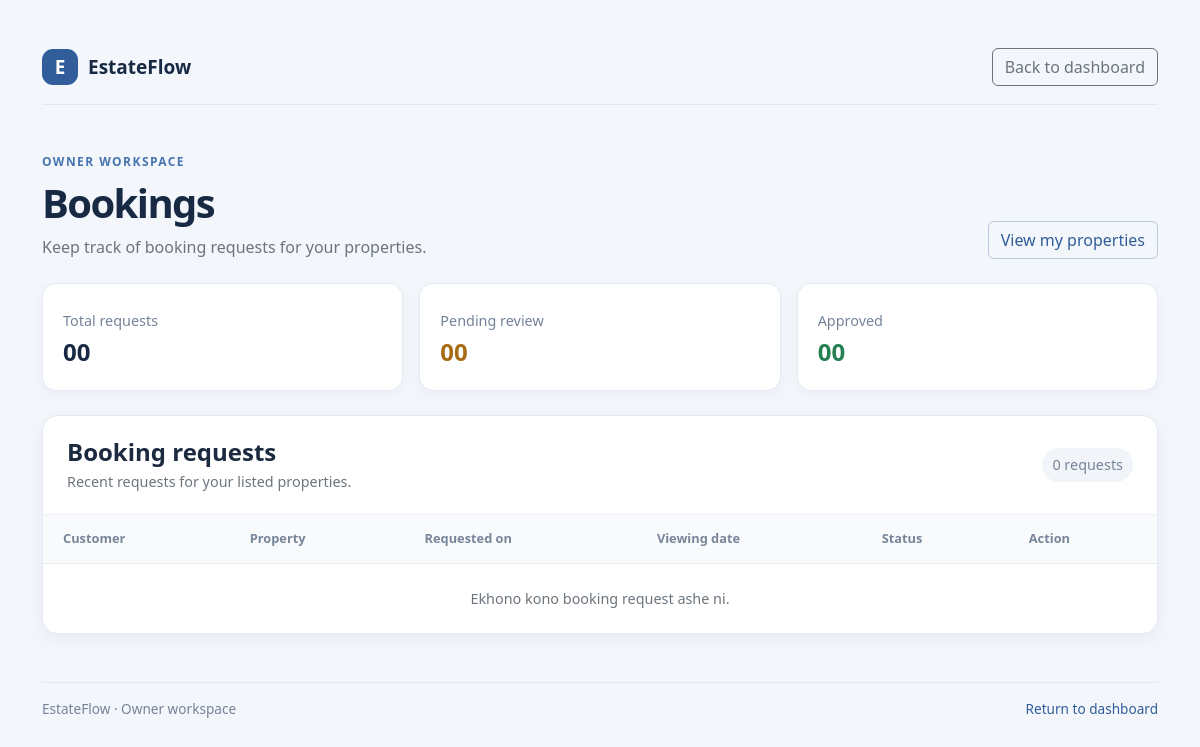
Page /backend/owner/property_crud/bookings.php (signed in) on the earlier database version.
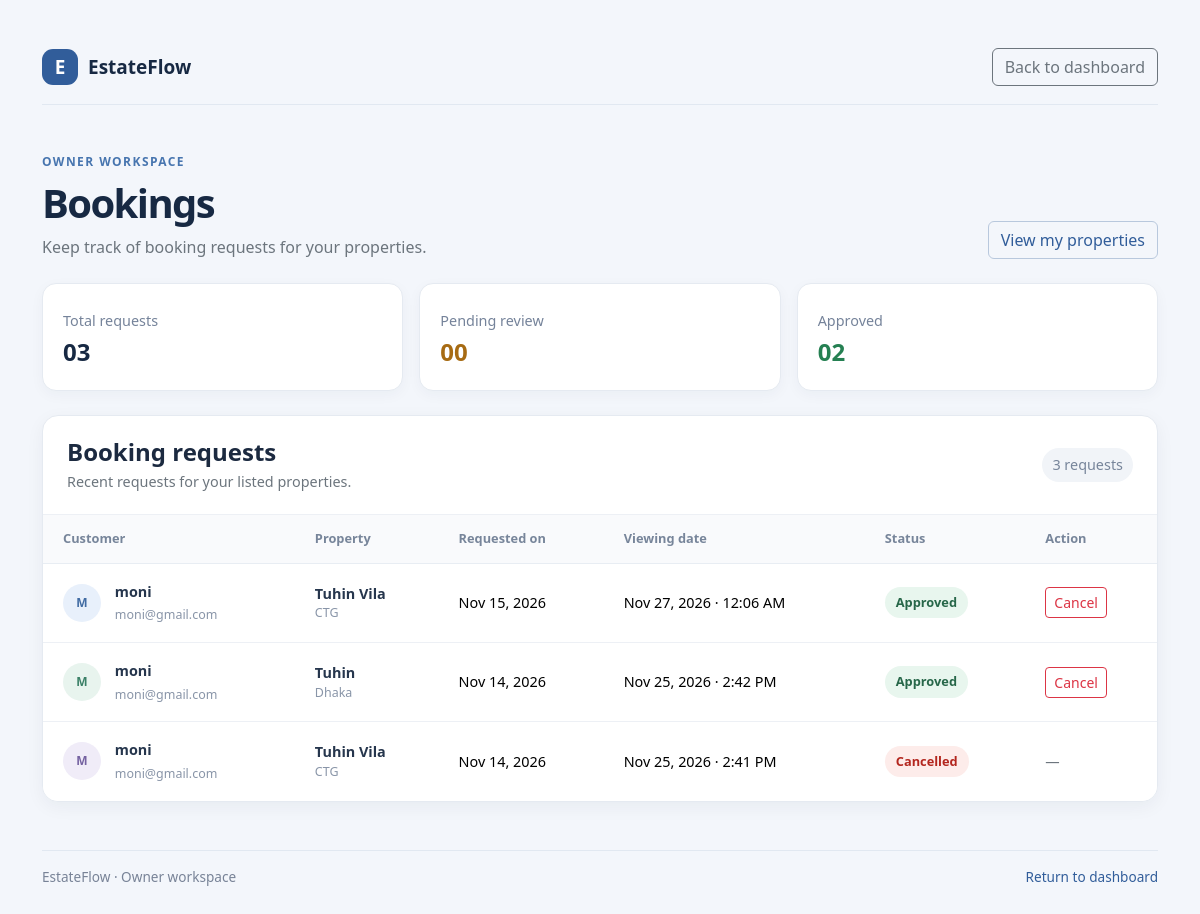
Same page on the later database version.
### tables this page shows
CREATE TABLE `bookings` (
  `booking_id` bigint UNSIGNED NOT NULL,
  `property_id` bigint UNSIGNED NOT NULL,
  `customer_id` bigint UNSIGNED NOT NULL,
  `booking_date` datetime NOT NULL,
  `status` enum('pending','approved','cancelled') NOT NULL DEFAULT 'pending',
  `created_at` datetime NOT NULL DEFAULT CURRENT_TIMESTAMP
);

CREATE TABLE `users` (
  `user_id` bigint UNSIGNED NOT NULL,
  `name` varchar(100) NOT NULL,
  `email` varchar(100) NOT NULL,
  `password_hash` varchar(255) NOT NULL,
  `phone` varchar(20) DEFAULT NULL,
  `status` enum('active','inactive') NOT NULL DEFAULT 'active',
  `created_at` datetime NOT NULL DEFAULT CURRENT_TIMESTAMP,
  `role` enum('admin','customer','agent','owner') NOT NULL
);

CREATE TABLE `properties` (
  `property_id` bigint UNSIGNED NOT NULL,
  `owner_id` bigint UNSIGNED NOT NULL,
  `title` varchar(100) NOT NULL,
  `property_type` enum('flat','land','commercial') NOT NULL,
  `address` varchar(255) NOT NULL,
  `area_sqft` decimal(10,2) DEFAULT NULL,
  `price` decimal(12,2) DEFAULT NULL,
  `monthly_rent` decimal(12,2) DEFAULT NULL,
  `flat_details` varchar(100) NOT NULL,
  `status` enum('available','sold','rented') NOT NULL DEFAULT 'available',
  `description` text,
  `created_at` datetime NOT NULL DEFAULT CURRENT_TIMESTAMP,
  `imagas` varchar(100) NOT NULL
);

### backend/owner/property_crud/bookings.php (the view, shortened to what this page needs)
<?php
include_once 'dbconfig.php';
$owner_id = (int)$_SESSION['user_id'];
$stmt = $conn->prepare("SELECT b.booking_id, b.booking_date, b.status, b.created_at,
                               p.title, p.address,
                               u.name AS customer_name, u.email AS customer_email
                        FROM bookings b
                        JOIN properties p ON p.property_id = b.property_id
                        JOIN customers c  ON c.customer_id = b.customer_id
                        JOIN users u      ON u.user_id = c.user_id
                        WHERE p.owner_id = ?
                        ORDER BY b.created_at DESC");
$stmt->bind_param('i', $owner_id);
$stmt->execute();
$bookings = $stmt->get_result()->fetch_all(MYSQLI_ASSOC);
$total    = count($bookings);
$pending  = count(array_filter($bookings, fn($b) => $b['status'] === 'pending'));
$approved = count(array_filter($bookings, fn($b) => $b['status'] === 'approved'));
$avatars = ['avatar-blue', 'avatar-green', 'avatar-purple', 'avatar-amber'];
$labels  = ['pending' => 'Pending review', 'approved' => 'Approved', 'cancelled' => 'Cancelled'];
function initials($name) {
  $parts = preg_split('/\s+/', trim($name));
  $out = strtoupper(mb_substr($parts[0] ?? '', 0, 1));
  return $out ?: '?';
}
function h($s) { return htmlspecialchars((string)$s); }
?>
<!doctype html>
<html lang="en">
<head>
    <link href="https://cdn.jsdelivr.net/npm/bootstrap@5.3.3/dist/css/bootstrap.min.css" rel="stylesheet">
    <link rel="stylesheet" href="../assets/css/owner/bookings.css">
</head>
<body class="owner-bookings-page">
    <main class="container py-4 py-lg-5">
        <nav class="page-nav d-flex align-items-center justify-content-between mb-5" aria-label="Page navigation">
            <a class="brand-mark text-decoration-none" href="../owner_dashboard.php">
                <span class="brand-icon" aria-hidden="true">E</span>
                <span>EstateFlow</span>
            </a>
            <a class="btn btn-outline-secondary" href="../owner_dashboard.php">Back to dashboard</a>
        </nav>
        <header class="d-flex flex-column flex-md-row align-items-md-end justify-content-between gap-3 mb-4">
            <div>
                <p class="eyebrow mb-2">OWNER WORKSPACE</p>
                <h1 class="display-6 fw-bold mb-2">Bookings</h1>
                <p class="text-secondary mb-0">Keep track of booking requests for your properties.</p>
            </div>
            <a class="btn btn-outline-primary" href="myproperty.php">View my properties</a>
        </header>
        <section class="row g-3 mb-4" aria-label="Booking totals">
            <div class="col-12 col-sm-4">
                <article class="summary-card h-100">
                    <span class="summary-label">Total requests</span>
                    <strong><?= str_pad($total, 2, '0', STR_PAD_LEFT) ?></strong>
                </article>
            </div>
            <div class="col-12 col-sm-4">
                <article class="summary-card h-100">
                    <span class="summary-label">Pending review</span>
                    <strong class="status-text-pending"><?= str_pad($pending, 2, '0', STR_PAD_LEFT) ?></strong>
                </article>
            </div>
            <div class="col-12 col-sm-4">
                <article class="summary-card h-100">
                    <span class="summary-label">Approved</span>
                    <strong class="status-text-approved"><?= str_pad($approved, 2, '0', STR_PAD_LEFT) ?></strong>
                </article>
            </div>
        </section>
        <section class="booking-panel" aria-labelledby="booking-list-title">
            <div class="booking-panel-heading d-flex flex-wrap align-items-center justify-content-between gap-2">
                <div>
                    <h2 id="booking-list-title" class="h4 mb-1">Booking requests</h2>
                    <p class="text-secondary mb-0">Recent requests for your listed properties.</p>
                </div>
                <span class="request-count"><?= $total ?> request<?= $total === 1 ? '' : 's' ?></span>
            </div>
            <div class="table-responsive">
                <table class="table align-middle mb-0">
                    <thead>
                        <tr>
                            <th scope="col">Customer</th>
                            <th scope="col">Property</th>
                            <th scope="col">Requested on</th>
                            <th scope="col">Viewing date</th>
                            <th scope="col">Status</th>
                            <th scope="col">Action</th>
                        </tr>
                    </thead>
                    <tbody>
                    <?php if ($total === 0): ?>
                        <tr><td colspan="6" class="text-center text-secondary py-4">Ekhono kono booking request ashe ni.</td></tr>
                    <?php else: ?>
                        <?php foreach ($bookings as $i => $b): ?>
                        <tr>
                            <td>
                                <span class="customer-avatar <?= $avatars[$i % 4] ?>" aria-hidden="true"><?= h(initials($b['customer_name'])) ?></span>
                                <span class="customer-info"><strong><?= h($b['customer_name']) ?></strong><small><?= h($b['customer_email']) ?></small></span>
                            </td>
                            <td><strong><?= h($b['title']) ?></strong><small><?= h($b['address']) ?></small></td>
                            <td><?= h(date('M d, Y', strtotime($b['created_at']))) ?></td>
                            <td><?= h(date('M d, Y · g:i A', strtotime($b['booking_date']))) ?></td>
                            <td><span class="status-badge status-<?= h($b['status']) ?>"><?= h($labels[$b['status']] ?? ucfirst($b['status'])) ?></span></td>
                            <td>
                                <?php if ($b['status'] === 'pending'): ?>
                                    <form class="action-form" method="post">
                                        <input type="hidden" name="booking_id" value="<?= (int)$b['booking_id'] ?>">
                                        <button class="btn btn-sm btn-success" name="action" value="approve" type="submit">Approve</button>
                                        <button class="btn btn-sm btn-outline-danger" name="action" value="cancel" type="submit"
                                                onclick="return confirm('Ei booking cancel korben?');">Cancel</button>
                                    </form>
                                <?php elseif ($b['status'] === 'approved'): ?>
                                    <form class="action-form" method="post">
                                        <button class="btn btn-sm btn-outline-danger" name="action" value="cancel" type="submit"
                                                onclick="return confirm('Ei booking cancel korben?');">Cancel</button>
                                    </form>
                                <?php else: ?>
                                    <span class="text-secondary">—</span>
                                <?php endif; ?>
                            </td>
                        </tr>
                        <?php endforeach; ?>
                    <?php endif; ?>
                    </tbody>
                </table>
            </div>
        </section>
        <footer class="page-footer mt-5 pt-3">
            <span>EstateFlow · Owner workspace</span>
            <a href="../owner_dashboard.php">Return to dashboard</a>
        </footer>
    </main>
</body>
</html>

### backend/owner/assets/css/owner/bookings.css (style rules this page uses)
.owner-bookings-page { min-height: 100vh; background: #f3f6fb; color: #172943; }
.owner-bookings-page .page-nav { padding-bottom: 18px; border-bottom: 1px solid #e1e8f1; }
.owner-bookings-page .brand-mark { display: inline-flex; align-items: center; gap: 10px; color: #172943; font-size: 19px; font-weight: 700; }
.owner-bookings-page .brand-icon { display: grid; width: 36px; height: 36px; place-items: center; border-radius: 11px; color: #fff; background: #315d9a; }
.owner-bookings-page .eyebrow { color: #4775af; font-size: 0.75rem; font-weight: 700; letter-spacing: 0.12em; }
.owner-bookings-page h1 { color: #172943; letter-spacing: -0.04em; }
.owner-bookings-page .btn-outline-primary { border-color: #b8c8dd; color: #315d9a; }
.owner-bookings-page .summary-card { display: flex; min-height: 108px; flex-direction: column; justify-content: center; gap: 8px; padding: 18px 20px; border: 1px solid #e5eaf1; border-radius: 14px; background: #fff; box-shadow: 0 4px 14px rgba(23, 41, 67, 0.04); }
.owner-bookings-page .summary-label { color: #75839a; font-size: 0.9rem; }
.owner-bookings-page .summary-card strong { color: #172943; font-size: 1.5rem; line-height: 1; }
.owner-bookings-page .summary-card .status-text-pending { color: #a76b13; }
.owner-bookings-page .summary-card .status-text-approved { color: #258052; }
.owner-bookings-page .booking-panel { overflow: hidden; border: 1px solid #e5eaf1; border-radius: 16px; background: #fff; box-shadow: 0 5px 18px rgba(23, 41, 67, 0.05); }
.owner-bookings-page .booking-panel-heading { padding: 22px 24px; border-bottom: 1px solid #edf0f5; }
.owner-bookings-page .booking-panel-heading h2 { color: #1c2a40; font-weight: 700; }
.owner-bookings-page .booking-panel-heading p, .owner-bookings-page .request-count { color: #77859a; font-size: 0.9rem; }
.owner-bookings-page .request-count { padding: 6px 10px; border-radius: 20px; background: #f1f4f8; }
.owner-bookings-page .table { min-width: 760px; color: #52627a; }
.owner-bookings-page .table thead th { padding: 14px 20px; border-bottom-color: #e8edf3; color: #77859a; background: #f9fafc; font-size: 0.8rem; font-weight: 700; white-space: nowrap; }
.owner-bookings-page .table tbody td { padding: 17px 20px; border-bottom-color: #edf0f5; font-size: 0.9rem; white-space: nowrap; }
.owner-bookings-page .table tbody tr:last-child td { border-bottom: 0; }
.owner-bookings-page .customer-avatar { display: inline-grid; width: 38px; height: 38px; margin-right: 10px; place-items: center; border-radius: 50%; font-size: 0.75rem; font-weight: 700; vertical-align: middle; }
.owner-bookings-page .avatar-blue { color: #416ca3; background: #e8f0fb; }
.owner-bookings-page .avatar-green { color: #3b8067; background: #e8f4ee; }
.owner-bookings-page .avatar-purple { color: #7562a1; background: #f0ecf8; }
.owner-bookings-page .customer-info { display: inline-grid; gap: 4px; vertical-align: middle; }
.owner-bookings-page .customer-info strong, .owner-bookings-page .table tbody td > strong { color: #26364d; font-weight: 600; }
.owner-bookings-page .customer-info small, .owner-bookings-page .table tbody td > small { display: block; color: #8995a8; font-size: 0.78rem; }
.owner-bookings-page .status-badge { display: inline-flex; align-items: center; padding: 6px 11px; border-radius: 20px; font-size: 0.8rem; font-weight: 600; }
.owner-bookings-page .status-approved { color: #276749; background: #e8f6ee; }
.owner-bookings-page .page-footer { display: flex; flex-wrap: wrap; justify-content: space-between; gap: 10px; border-top: 1px solid #e1e8f1; color: #788397; font-size: 0.85rem; }
.owner-bookings-page .page-footer a { color: #315d9a; text-decoration: none; }

### backend/owner/property_crud/bookings.php (style rules this page uses)
.status-cancelled { background:#fdecea; color:#b3261e; }
.action-form { display:inline-block; margin:0; }

Differences in the rows shown:
added bookings: users.name "M", users.name "moni", users.email "moni@gmail.com", property.title "Tuhin Vila", property.address "CTG", created_at "Nov 15, 2026", booking_date "Nov 27, 2026 · 12:06 AM", status "Approved"
added bookings: users.name "M", users.name "moni", users.email "moni@gmail.com", property.title "Tuhin", property.address "Dhaka", created_at "Nov 14, 2026", booking_date "Nov 25, 2026 · 2:42 PM", status "Approved"
added bookings: users.name "M", users.name "moni", users.email "moni@gmail.com", property.title "Tuhin Vila", property.address "CTG", created_at "Nov 14, 2026", booking_date "Nov 25, 2026 · 2:41 PM", status "Cancelled"
Other differences:
str_pad($total, 2, '0', STR_PAD_LEFT): "00" → "03"
str_pad($approved, 2, '0', STR_PAD_LEFT): "00" → "02"
$total: "0" → "3"
text no longer shown: "Ekhono kono booking request ashe ni."
